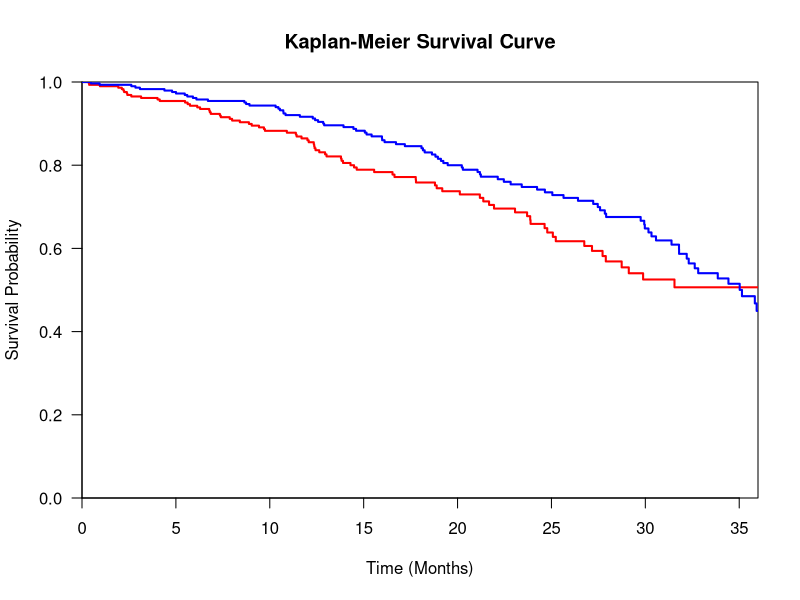

Source code (R):
# Task 1: Load the simulated ovarian cancer dataset
simulated_data <- read.csv("data/ovarian_4_factors.csv")

# Task 2: Display the first five rows of the dataset
test_head <- head(simulated_data, 5)

# Task 3: Check if the dataset has the expected columns
column_names <- colnames(simulated_data)
print(column_names)

# or using names()
column_names <- names(simulated_data)
print(column_names)

# Task 4: Load library(survival) 
library(survival) 

# Task 5: Create a Kaplan-Meier survival curve and save the data as km_fit
km_fit <- survminer::surv_fit(Surv(Time, Status) ~ Treatment, data = simulated_data)

# Task 6: Extract the number of participans from the Kaplan-Meier curve
num_participants <- km_fit$n

# Task 7: Extract the p-value using the survdiff function, which performs a log-rank test for comparing survival curves between treatment groups and save the data as km_diff.
km_diff <- survdiff(Surv(Time, Status) ~ Treatment, data = simulated_data)
km_diff_p <- km_diff$pvalue

# Task 8: Set the plotting parameters for the Kaplan-Meier plot. Define the x-axis label as "Time (Months)" and the y-axis label as "Survival Probability". 
# Set the main title of the plot as "Kaplan-Meier Survival Curve". 
# Limit the x-axis to the range [0, 36] months and the y-axis to the range [0, 1].
# Set the colour for the treatment group to "blue" and for the no treatment group to "red"
plot(km_fit, col = c("red", "blue"), lwd = 2, xlab = "Time (Months)", ylab = "Survival Probability",
     main = "Kaplan-Meier Survival Curve", xlim = c(0, 36), ylim = c(0, 1),
     xaxs = "i", yaxs = "i", las = 1)

library(survminer)

p <- ggsurvplot(km_fit)

# Task 9: Create a legend in the bottom-right corner of the plot. 
# Label the treatment group as "Treatment" and the no treatment group as "No Treatment". 
# Use the colors blue and red for the respective groups.
#legend("bottomright", legend = c("Treatment", "No Treatment"), col = c("blue", "red"), lwd = 2)

# Task 10: Cox Regression + Boxplot + HR's